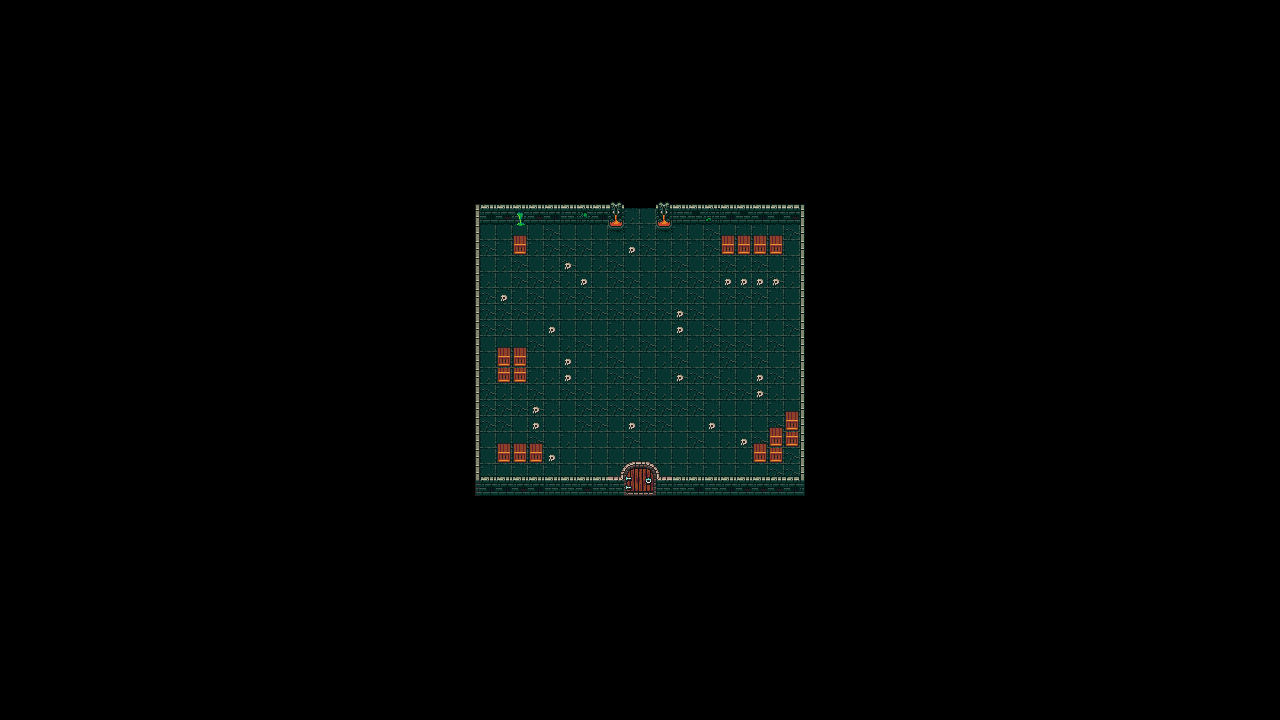

Tiled map render using the project's own tile images. Description and the map definition, with tile-layer contents summarised, below:
An orthogonal 80x45 tile map with 16x16 px tiles, 3 tile layers (floor, wall, decorate), 2 tilesets.

<map version="1.9" tiledversion="1.9.2" orientation="orthogonal" renderorder="right-down" width="80" height="45" tilewidth="16" tileheight="16" infinite="0" nextlayerid="4" nextobjectid="1">
 <tileset firstgid="1" source="0x72_DungeonTilesetII_v1.4.tsx" />
 <tileset firstgid="1025" source="omnibo_jungledungeon - copia.tsx" />
 <layer id="1" name="floor" width="80" height="45">
  <data>[3600 cells, 324 non-empty, 3 distinct tile ids]</data>
 </layer>
 <layer id="2" name="wall" width="80" height="45">
  <data>[3600 cells, 117 non-empty, 26 distinct tile ids]</data>
 </layer>
 <layer id="3" name="decorate" width="80" height="45">
  <data>[3600 cells, 58 non-empty, 6 distinct tile ids]</data>
 </layer>
</map>
